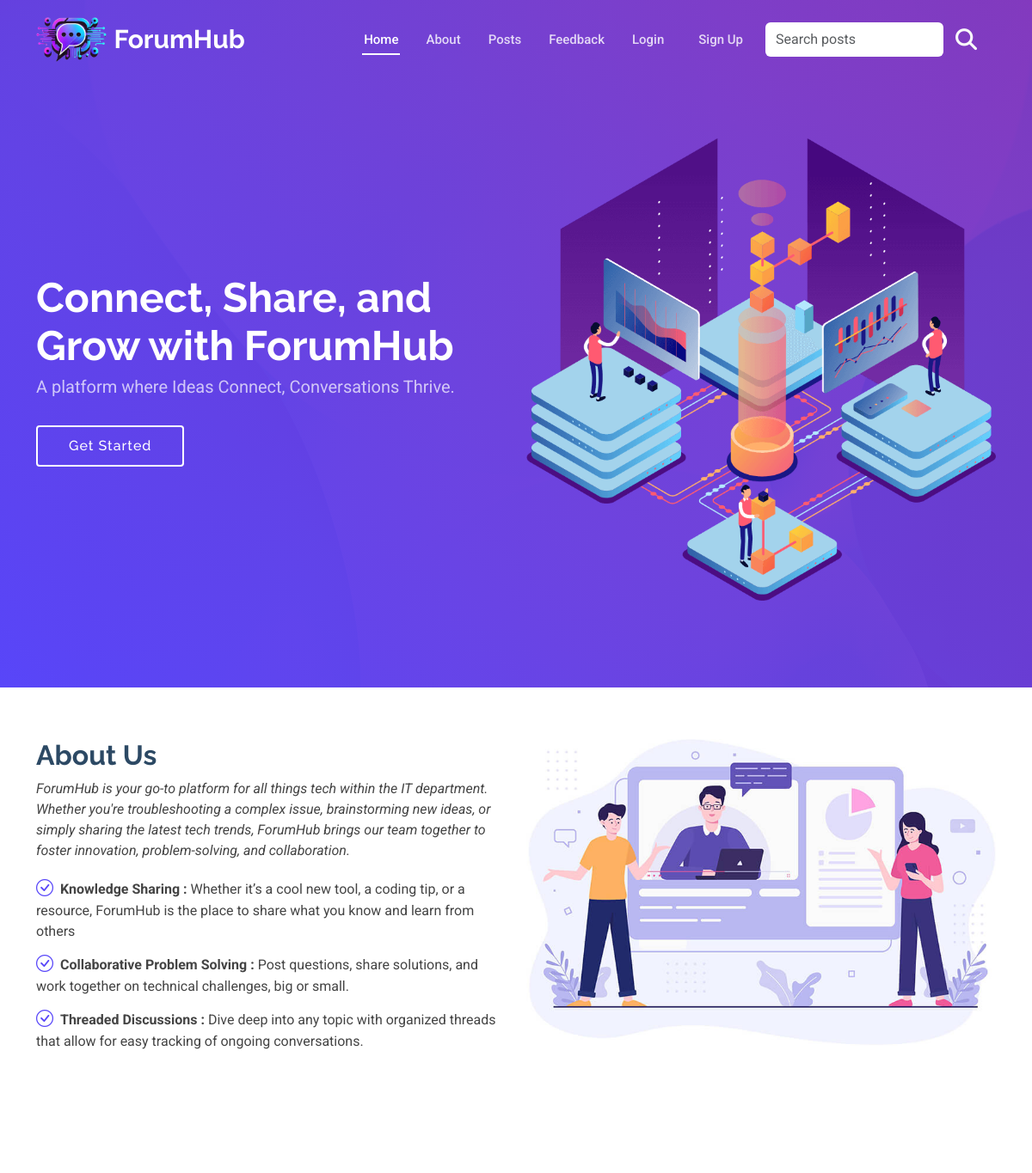
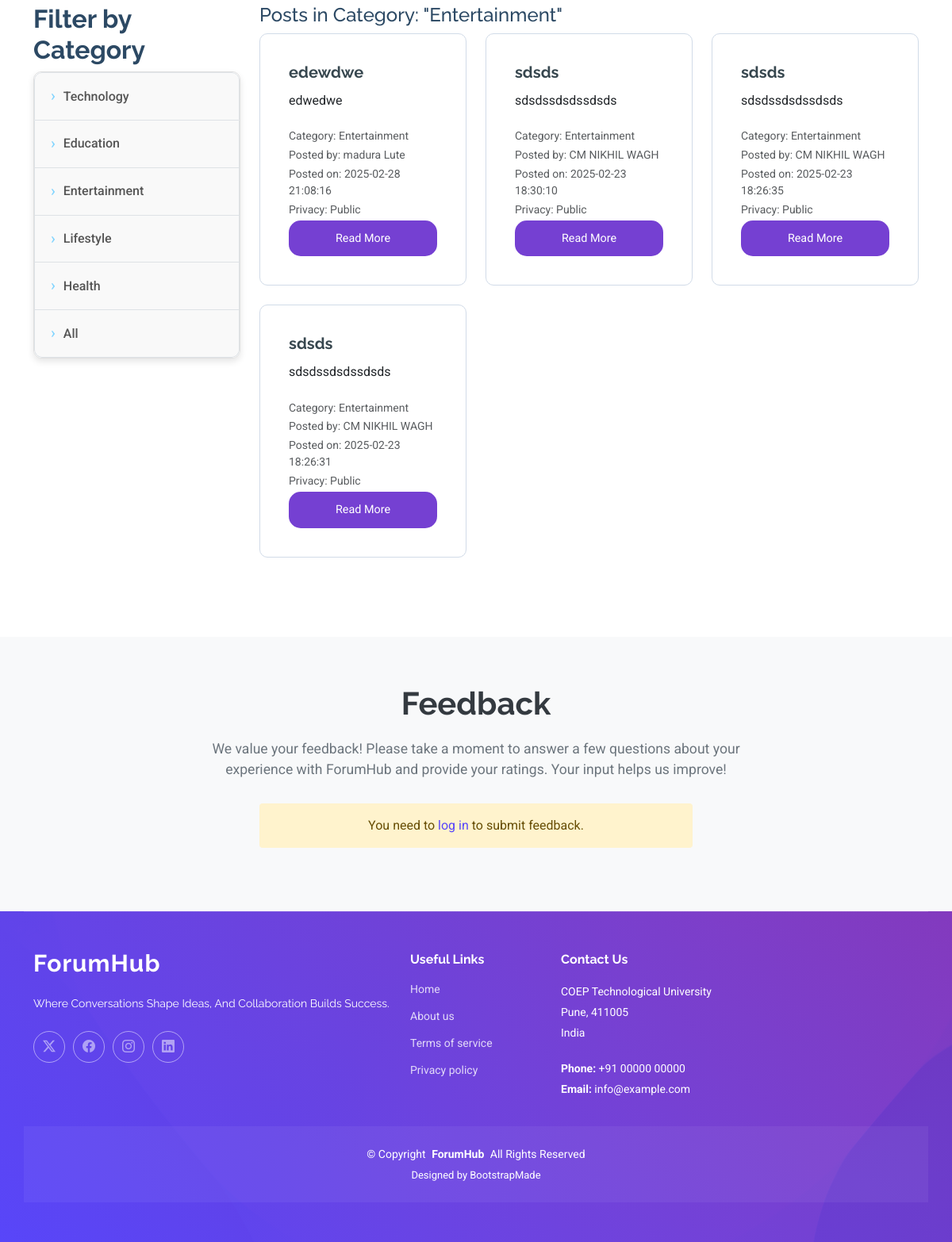
Page /?category=Entertainment on the committed database (2 pictures, top to bottom).
### tables this page shows
CREATE TABLE `posts` (
  `id` int NOT NULL AUTO_INCREMENT,
  `user_id` int NOT NULL,
  `title` varchar(255) NOT NULL,
  `content` text NOT NULL,
  `created_at` timestamp NULL DEFAULT CURRENT_TIMESTAMP,
  `image` varchar(255) DEFAULT NULL,
  `video` varchar(255) DEFAULT NULL,
  `category` varchar(255) NOT NULL,
  `privacy` enum('public','private') DEFAULT 'public',
  PRIMARY KEY (`id`),
  KEY `user_id` (`user_id`),
  CONSTRAINT `posts_ibfk_1` FOREIGN KEY (`user_id`) REFERENCES `users` (`user_id`) ON DELETE CASCADE
);

CREATE TABLE `users` (
  `user_id` int NOT NULL AUTO_INCREMENT,
  `full_name` varchar(255) NOT NULL,
  `username` varchar(255) NOT NULL,
  `email` varchar(255) NOT NULL,
  `password` varchar(255) NOT NULL,
  `created_at` timestamp NULL DEFAULT CURRENT_TIMESTAMP,
  `login_token` varchar(255) DEFAULT NULL,
  PRIMARY KEY (`user_id`),
  UNIQUE KEY `email` (`email`)
);

### index.php (the view, shortened to what this page needs)
<?php
require("config.php");
$search = $_GET['search'] ?? '';
$category = $_GET['category'] ?? '';
$searchParam = "%" . $search . "%";
$categoryParam = "%" . $category . "%";
$user_id = $_SESSION['user_id'] ?? null;
$sql = "SELECT posts.*, users.full_name
        FROM posts
        LEFT JOIN users ON posts.user_id = users.user_id
        WHERE (posts.title LIKE ? OR posts.content LIKE ?) ";
if ($user_id) {
  $sql .= " AND (posts.privacy = 'public' OR (posts.privacy = 'private' AND posts.user_id = ?)) ";
} else {
  $sql .= " AND posts.privacy = 'public' ";
}
if (!empty($category)) {
  $sql .= " AND posts.category LIKE ? ";
}
$sql .= " ORDER BY posts.created_at DESC";
$stmt = $conn->prepare($sql);
if (!empty($category)) {
  if ($user_id) {
    $stmt->bind_param("ssis", $searchParam, $searchParam, $user_id, $categoryParam);
  } else {
    $stmt->bind_param("sss", $searchParam, $searchParam, $categoryParam);
  }
} else {
  if ($user_id) {
    $stmt->bind_param("ssi", $searchParam, $searchParam, $user_id);
  } else {
    $stmt->bind_param("ss", $searchParam, $searchParam);
  }
}
$stmt->execute();
$result = $stmt->get_result();
?>
<!DOCTYPE html>
<html lang="en">
<head>
  <link href="assets/vendor/bootstrap/css/bootstrap.min.css" rel="stylesheet">
  <link href="assets/vendor/bootstrap-icons/bootstrap-icons.css" rel="stylesheet">
  <link href="assets/vendor/aos/aos.css" rel="stylesheet">
  <link href="assets/vendor/glightbox/css/glightbox.min.css" rel="stylesheet">
  <link href="assets/vendor/swiper/swiper-bundle.min.css" rel="stylesheet">
  <link rel="stylesheet" href="css/homepage.css">
  <link href="assets/css/main.css" rel="stylesheet">
  <link rel="stylesheet" href="https://cdnjs.cloudflare.com/ajax/libs/font-awesome/6.7.2/css/all.min.css" />
</head>
<body>
  <header id="header" class="header d-flex align-items-center fixed-top">
    <div class="container-fluid container-xl position-relative d-flex align-items-center">
      <a href="index.html" class="logo d-flex align-items-center me-auto">
        <img src="assets/img/forum_fusion_logo-removebg-preview.png" alt="">
        <h1 class="sitename d-none d-sm-inline-block">ForumHub</h1>
      </a>
      <nav id="navmenu" class="navmenu d-flex justify-content-center align-items-center">
        <ul>
          <li><a href="#hero" class="active">Home</a></li>
          <li><a href="#about">About</a></li>
          <li><a href="#ALLPost">Posts</a></li>
          <li><a href="#feedback">Feedback</a></li>
          <?php
          if (isset($_SESSION['user_id'])) {
            echo '<li><a href="Postcreation.php#create-post" class="sidebar-nav-link"  data-section="create-post">Create Post</a></li>
                        <li>
                        <a href="Postcreation.php#profile" class="sidebar-nav-link" data-section="profile">
                            Profile
                        </a>
                    </li>
                    <li><a class="d-xl-none d-md-inline-block" href="./logout.php" aria-label="Logout">
              Logout <i class="fa-solid fa-right-from-bracket"></i>
            </a></li>';
          }else{
            if (!isset($_SESSION['user_id'])) {
          echo '<li><a class="me-2" href="login.php">Login</a></li>
          <li><a class="" id="button" href="signup.php">Sign Up</a></li>';
        }
          }
          ?>
        </ul>
        <form class="d-flex me-3" method="GET" action="" style="transition: box-shadow 0.3s ease-in-out; height:40px;">
          <input class="form-control ms-4 me-2" style="border: none; box-shadow: none;" type="search" placeholder="Search posts" name="search" aria-label="Search" value="<?php echo htmlspecialchars($_GET['search'] ?? ''); ?>">
          <button style="background: transparent; border: none; font-size: 25px;" type="submit">
            <i class="fa-solid fa-magnifying-glass text-light"></i>
          </button>
        </form>
      </nav>
    </div>
  </header>
  <section id="hero" class="hero section accent-background">
    <div class="container">
      <div class="row gy-4">
        <div class="col-lg-6 order-2 order-lg-1 d-flex flex-column justify-content-center">
          <h1>Connect, Share, and Grow with ForumHub</h1>
          <p>A platform where Ideas Connect, Conversations Thrive.</p>
          <div class="d-flex">
            <?php
            if (!isset($_SESSION['user_id'])) {
              echo '<a href="#about" class="btn-get-started" onclick="window.location.href=\'signup.php\'">Get Started</a>';
            }
            ?>
          </div>
        </div>
        <div class="col-lg-6 order-1 order-lg-2 hero-img">
          <img src="assets/img/hero-img.png" class="img-fluid animated" alt="">
        </div>
      </div>
    </div>
  </section>
  <section id="about" class="about section">
    <div class="container">
      <div class="row gy-4">
        <div class="col-lg-6 order-1 order-lg-2" data-aos="fade-up" data-aos-delay="100">
          <img src="assets/img/about.jpg" class="img-fluid" alt="">
        </div>
        <div class="col-lg-6 order-2 order-lg-1 content" data-aos="fade-up" data-aos-delay="200">
          <h3>About Us</h3>
          <p class="fst-italic">
          ForumHub is your go-to platform for all things tech within the IT department. Whether you're troubleshooting a complex issue, brainstorming new ideas, or simply sharing the latest tech trends, ForumHub brings our team together to foster innovation, problem-solving, and collaboration.
          </p>
          <ul>
            <li><i class="bi bi-check-circle"></i> <span><strong>Knowledge Sharing :</strong> Whether it’s a cool new tool, a coding tip, or a resource, ForumHub is the place to share what you know and learn from others</span></li>
            <li><i class="bi bi-check-circle"></i> <span><strong>Collaborative Problem Solving :</strong> Post questions, share solutions, and work together on technical challenges, big or small.</span></li>
            <li><i class="bi bi-check-circle"></i> <span><strong>Threaded Discussions :</strong> Dive deep into any topic with organized threads that allow for easy tracking of ongoing conversations.</span></li>
          </ul>
        </div>
      </div>
    </div>
  </section>
  <section id="ALLPost">
    <div class="container">
      <div class="row">
        <div class="col-lg-3 mb-4">
          <h3>Filter by Category</h3>
          <ul class="list-group" id="filter-group">
            <li class="list-group-item"><a href="?category=Technology#ALLPost">Technology</a></li>
            <li class="list-group-item"><a href="?category=Education#ALLPost">Education</a></li>
            <li class="list-group-item"><a href="?category=Entertainment#ALLPost">Entertainment</a></li>
            <li class="list-group-item"><a href="?category=Lifestyle#ALLPost">Lifestyle</a></li>
            <li class="list-group-item"><a href="?category=Health#ALLPost">Health</a></li>
            <li class="list-group-item"><a href="?#ALLPost">All</a></li>
          </ul>
        </div>
        <div class="col-lg-9">
          <h4>
            <?php
            if (!empty($search)) {
              echo "Search Results for: \"" . htmlspecialchars($search) . "\"";
            } elseif (!empty($category)) {
              echo "Posts in Category: \"" . htmlspecialchars($category) . "\"";
            } else {
              echo "<h3>All Posts</h3>";
            }
            ?>
          </h4>
          <div class="row g-4">
            <?php
            if ($result && $result->num_rows > 0) {
              while ($row = $result->fetch_assoc()) {
                echo '
        <div class="col-md-6 col-lg-4">
            <div class="card post-card" data-id="' . $row['id'] . '">
                <div class="card-body">
                    <h5 class="card-title">' . htmlspecialchars($row['title']) . '</h5>
                    <p class="card-text">' . htmlspecialchars($row['content']) . '</p>';
                echo '
                    <small class="text-muted">Category: ' . htmlspecialchars($row['category']) . '</small>
                    <small class="text-muted d-block">Posted by: ' . htmlspecialchars($row['full_name']) . '</small>
                    <small class="text-muted d-block">Posted on: ' . $row['created_at'] . '</small>
                    <small class="text-muted d-block">Privacy: ' . ucfirst($row['privacy']) . '</small>
                    <a href="post-detail.php?id=' . $row['id'] . '" class="btn btn-primary">Read More</a>
                </div>
            </div>
        </div>
        ';
              }
            } else {
              echo '<div class="col-12"><p class="text-center">No posts found.</p></div>';
            }
            ?>
          </div>
        </div>
      </div>
    </div>
  </section>
  <section class="feedback-section" id="feedback">
    <div class="container">
      <div class="row justify-content-center">
        <div class="col-lg-8 text-center">
          <h2 style="font-weight: 700;">Feedback</h2>
          <p>We value your feedback! Please take a moment to answer a few questions about your experience with ForumHub and provide your ratings. Your input helps us improve!</p>
        </div>
      </div>
      <div class="row justify-content-center">
        <div class="col-lg-6">
          <?php
          if (!isset($_SESSION['user_id'])) {
            echo '<div class="alert alert-warning">You need to <a href="login.php">log in</a> to submit feedback.</div>';
          }
          ?>
        </div>
      </div>
    </div>
  </section>
  <footer id="footer" class="footer accent-background">
    <div class="container footer-top">
      <div class="row gy-4">
        <div class="col-lg-5 col-md-12 footer-about">
          <a href="index.html" class="logo d-flex align-items-center">
            <span class="sitename">ForumHub</span>
          </a>
          <p>Where Conversations Shape Ideas,
And Collaboration Builds Success.</p>
          <div class="social-links d-flex mt-4">
            <a href=""><i class="bi bi-twitter-x"></i></a>
            <a href=""><i class="bi bi-facebook"></i></a>
            <a href=""><i class="bi bi-instagram"></i></a>
            <a href=""><i class="bi bi-linkedin"></i></a>
          </div>
        </div>
        <div class="col-lg-2 col-6 footer-links">
          <h4>Useful Links</h4>
          <ul>
            <li><a href="#">Home</a></li>
            <li><a href="#">About us</a></li>
            <li><a href="#">Terms of service</a></li>
            <li><a href="#">Privacy policy</a></li>
          </ul>
        </div>
        <div class="col-lg-3 col-md-12 footer-contact text-center text-md-start">
          <h4>Contact Us</h4>
          <p>COEP Technological University </p>
          <p>Pune, 411005</p>
          <p>India</p>
          <p class="mt-4"><strong>Phone:</strong> <span>+91 00000 00000</span></p>
          <p><strong>Email:</strong> <span>info@example.com</span></p>
        </div>
      </div>
    </div>
    <div class="container copyright text-center mt-4">
      <p>© <span>Copyright</span> <strong class="px-1 sitename">ForumHub</strong> <span>All Rights Reserved</span></p>
      <div class="credits">
        Designed by <a href="https://bootstrapmade.com/">BootstrapMade</a>
      </div>
    </div>
  </footer>
  <link rel="stylesheet" href="https://cdn.jsdelivr.net/npm/bootstrap-icons@1.10.0/font/bootstrap-icons.css">
</body>
</html>

### css/homepage.css (style rules this page uses)
.post-card { border-radius: 10px; background: #ffffff; border: 1px solid #d1dbe8; padding: 20px; margin-bottom: 20px; display: flex; flex-direction: column; justify-content: space-between; height: 100%; width: 100%; box-sizing: border-box; transition: box-shadow 0.3s ease, transform 0.2s ease-in-out, background-color 0.3s ease; }
.card-body { display: flex; flex-direction: column; justify-content: space-between; min-height: 150px; overflow-y: auto; max-height: 300px; box-sizing: border-box; }
.card-title { color: #37474f; font-size: 1.25rem; font-weight: bold; }
.card-text { white-space: normal; line-height: 1.6; overflow: hidden; text-overflow: ellipsis; display: -webkit-box; -webkit-line-clamp: 3; -webkit-box-orient: vertical; }
.btn { border-radius: 15px; transition: background-color 0.3s ease-in-out, color 0.3s ease-in-out, box-shadow 0.3s ease; padding: 10px 20px; background-color: #000000; color: rgb(27, 0, 0); border: none; font-size: 1rem; }
.btn { border-radius: 20px; transition: background-color 0.3s ease-in-out, color 0.3s ease-in-out, box-shadow 0.3s ease; padding: 10px 20px; background-color: #5e99d3; color: white; border: none; font-size: 1rem; }
.btn-primary { background-color: #7540D2; color: white; border-radius: 20px; transition: background-color 0.3s ease-in-out, transform 0.2s ease-in-out; }
.hero { background: linear-gradient(135deg, #ffffff 0%, #f1f8e9 100%); }
.btn { border-radius: 15px; transition: background-color 0.3s ease-in-out, color 0.3s ease-in-out; padding: 12px 24px; font-size: 0.9rem; }
.list-group { border: 1px solid #e0e0e0; border-radius: 10px; overflow: hidden; box-shadow: 0 4px 8px rgba(0, 0, 0, 0.1); }
.list-group-item { background-color: #f9f9f9; color: #555; font-size: 1rem; font-weight: 500; padding: 15px 20px; transition: all 0.3s ease-in-out; cursor: pointer; display: flex; align-items: center; }
.list-group-item a { text-decoration: none; color: inherit; transition: color 0.3s ease-in-out; }
.list-group-item:last-child { border-bottom-left-radius: 10px; border-bottom-right-radius: 10px; }
.list-group-item:first-child { border-top-left-radius: 10px; border-top-right-radius: 10px; }
.list-group-item:before { content: "›"; font-size: 1.2rem; color: #80d4ff; margin-right: 10px; }

### index.php (style rules this page uses)
#filter-group .list-group-item a { width: 100%; height: 100%; }
h3 { font-size: 2rem; font-weight: 700; }
.feedback-section { background-color: #f8f9fa; padding: 60px 0; margin-top: 40px; }
.feedback-section h2 { font-size: 2.5rem; margin-bottom: 20px; color: #343a40; }
.feedback-section p { font-size: 1.1rem; color: #6c757d; margin-bottom: 30px; }
.alert { padding: 15px; margin-bottom: 20px; border: 1px solid transparent; border-radius: 4px; font-size: 1rem; text-align: center; }

### rows in the picture
posts: title "edewdwe", content "edwedwe", category "Entertainment", user.full_name "madura Lute", created_at "2025-02-28 21:08:16", privacy "Public"
posts: title "sdsds", content "sdsdssdsdssdsds", category "Entertainment", user.full_name "CM NIKHIL WAGH", created_at "2025-02-23 18:30:10", privacy "Public"
posts: title "sdsds", content "sdsdssdsdssdsds", category "Entertainment", user.full_name "CM NIKHIL WAGH", created_at "2025-02-23 18:26:35", privacy "Public"
posts: title "sdsds", content "sdsdssdsdssdsds", category "Entertainment", user.full_name "CM NIKHIL WAGH", created_at "2025-02-23 18:26:31", privacy "Public"

### other values in the picture
$category "Entertainment"
